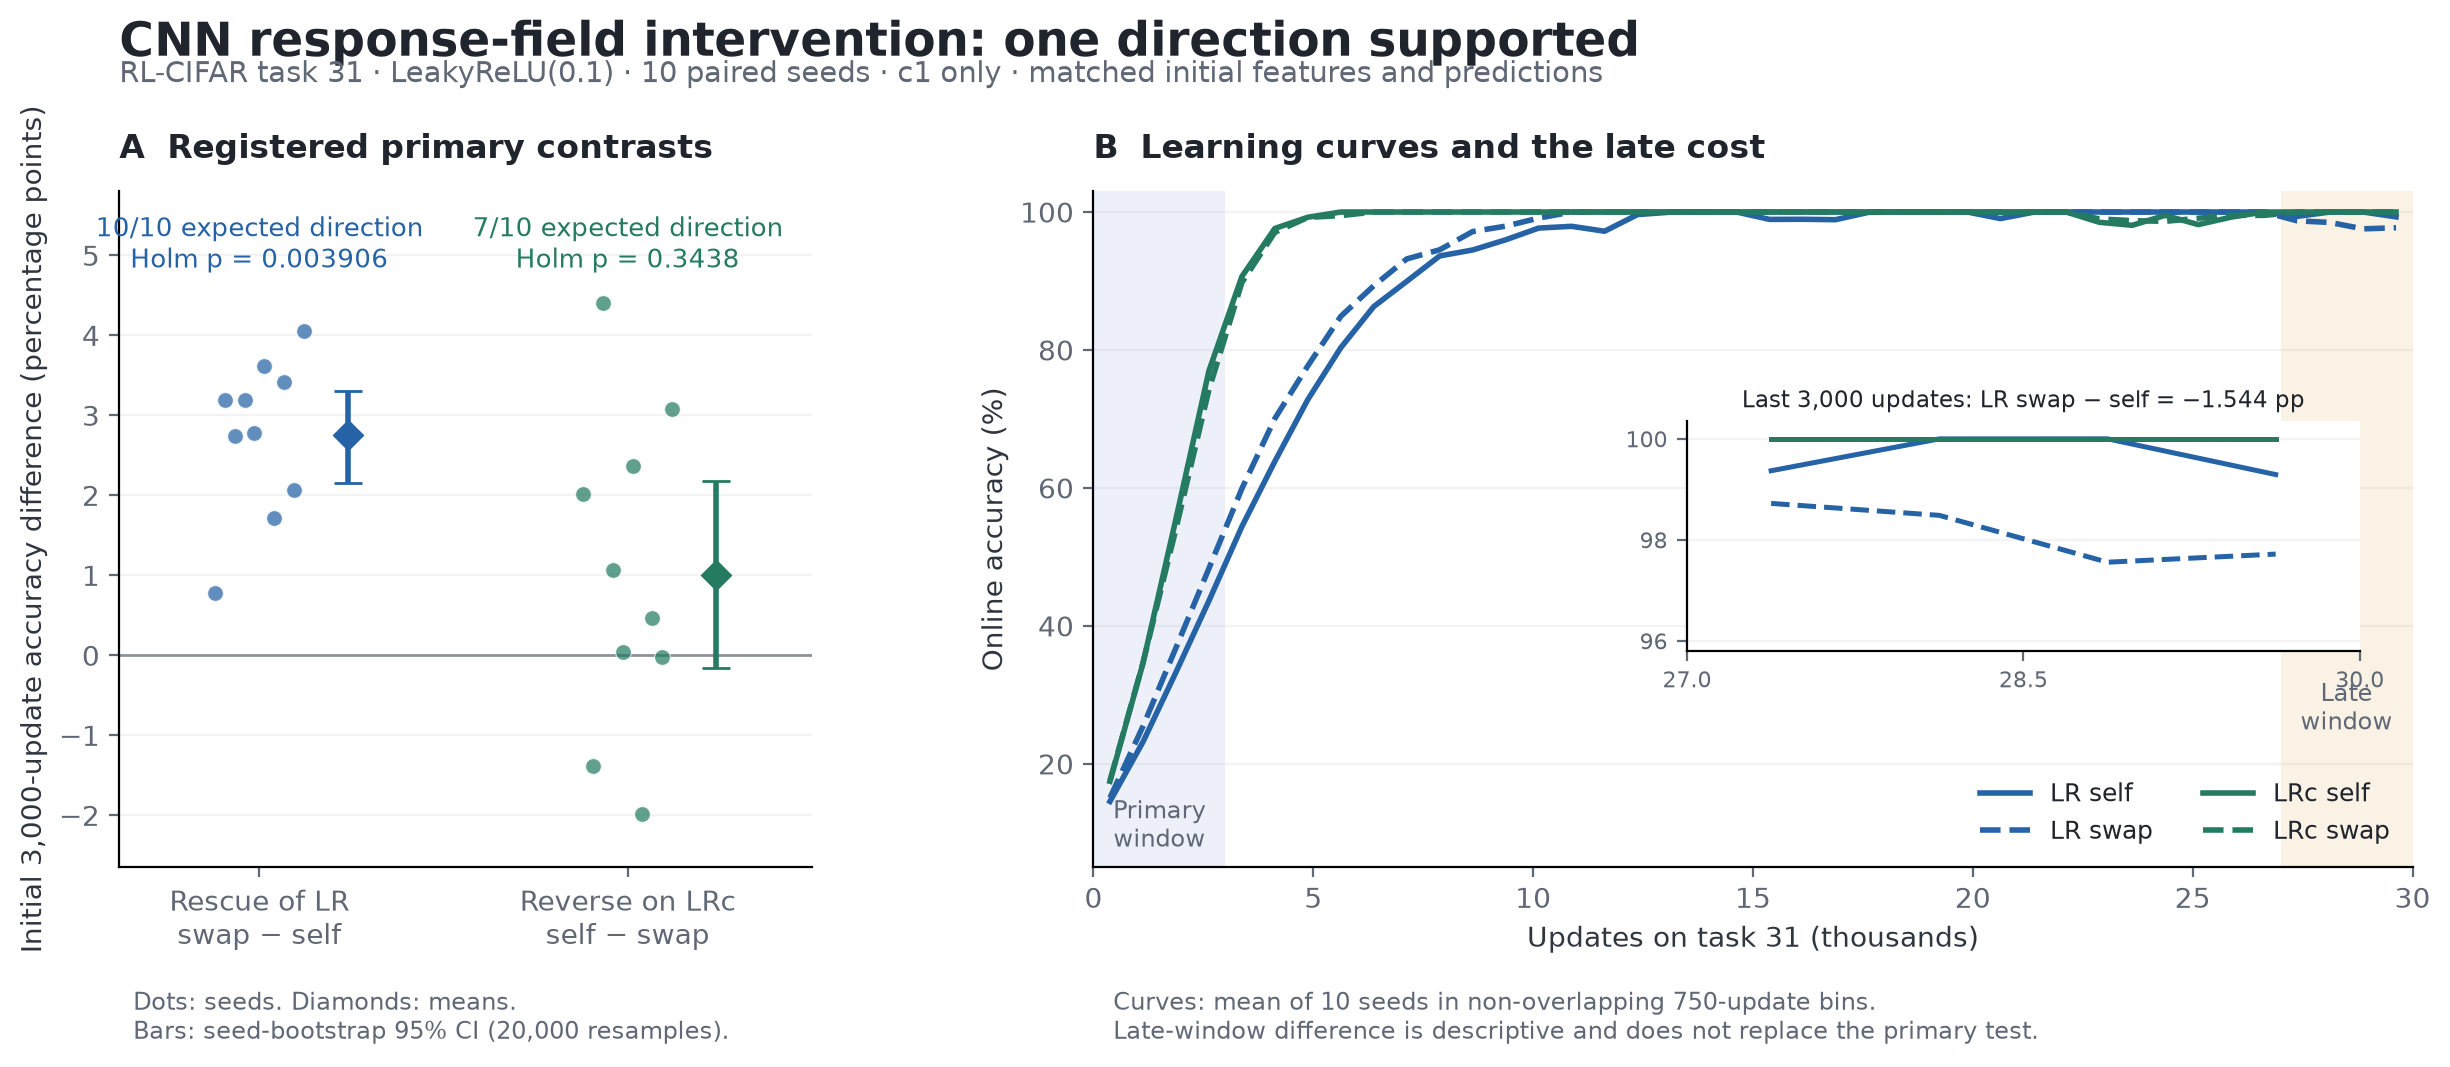

Reproduce this figure in Python.
#!/usr/bin/env python3
"""Static figure from saved CNN response outputs only; no model imports."""
from __future__ import annotations
import os
os.environ.setdefault("MPLCONFIGDIR","/tmp/matplotlib_cnn_response_1021")
import json
from pathlib import Path
import numpy as np
import matplotlib
matplotlib.use("Agg")
import matplotlib.pyplot as plt
from result_report import resolve_input

ROOT=Path(__file__).resolve().parents[2]
HERE=Path(__file__).resolve().parent
RESULTS=ROOT/"results/cnn_response_center_1021"
report=json.loads((HERE/"result_report.json").read_text())
BLUE="#2563a6";GREEN="#247b62";GRAY="#616875"
plt.rcParams.update({"font.family":"DejaVu Sans","font.size":10,"axes.spines.top":False,
                     "axes.spines.right":False,"axes.labelcolor":"#303640","text.color":"#20252d",
                     "xtick.color":GRAY,"ytick.color":GRAY,"pdf.fonttype":42})
fig,(left,right)=plt.subplots(1,2,figsize=(12.6,5.2),gridspec_kw={"width_ratios":[.84,1.6]})
fig.subplots_adjust(left=.07,right=.98,bottom=.16,top=.81,wspace=.28)
fig.suptitle("CNN response-field intervention: one direction supported",x=.07,ha="left",y=.975,fontsize=17,fontweight="bold")
fig.text(.07,.915,"RL-CIFAR task 31 · LeakyReLU(0.1) · 10 paired seeds · c1 only · matched initial features and predictions",fontsize=10.3,color=GRAY)

left.axhline(0,color=GRAY,lw=1,alpha=.7)
for x,key,color in ((0,"rescue",BLUE),(1,"reverse",GREEN)):
    q=report["primary_inference"][key]
    values=np.array([q["seed_differences"][str(s)] for s in range(10,20)])*100
    jitter=np.linspace(-.12,.12,10)
    left.scatter(x+jitter,values,c=color,s=32,alpha=.72,zorder=3,edgecolors="white",linewidths=.4)
    mean=q["mean_difference"]*100;lo,hi=np.array(q["ci95_seed_bootstrap"])*100
    left.errorbar(x+.24,mean,yerr=np.array([[mean-lo],[hi-mean]]),fmt="D",markersize=7,
                  color=color,ecolor=color,elinewidth=2,capsize=5,zorder=4)
    left.text(x,5.52,f"{q['n_positive']}/10 expected direction\nHolm p = {q['p_holm']:.4g}",ha="center",va="top",fontsize=9.2,color=color)
left.set_ylim(-2.65,5.8);left.set_xlim(-.38,1.5)
left.set_xticks([0,1],["Rescue of LR\nswap − self","Reverse on LRc\nself − swap"])
left.set_ylabel("Initial 3,000-update accuracy difference (percentage points)")
left.set_title("A  Registered primary contrasts",loc="left",fontweight="bold",pad=12)
left.grid(axis="y",alpha=.15);left.set_axisbelow(True)
left.text(.02,-.18,"Dots: seeds. Diamonds: means.\nBars: seed-bootstrap 95% CI (20,000 resamples).",transform=left.transAxes,fontsize=8.7,color=GRAY,va="top")

arms=("LR_self","LR_swap","LRc_self","LRc_swap")
colors={"LR_self":BLUE,"LR_swap":BLUE,"LRc_self":GREEN,"LRc_swap":GREEN}
styles={"LR_self":"-","LR_swap":"--","LRc_self":"-","LRc_swap":"--"}
xs=(np.arange(40)*750+375)/1000
ys={}
right.axvspan(0,3,color="#a7b5dc",alpha=.20,lw=0)
right.axvspan(27,30,color="#e8c889",alpha=.22,lw=0)
for a in arms:
    c=np.load(resolve_input(RESULTS/a/"batch_curves.npz"))
    assert c["accuracy"].shape==(10,30000)
    ys[a]=c["accuracy"].reshape(10,40,750).mean(axis=2,dtype=np.float64).mean(axis=0)*100
    right.plot(xs,ys[a],styles[a],color=colors[a],lw=2,label=a.replace("_"," "))
right.set_xlim(0,30);right.set_ylim(5,103)
right.set_xlabel("Updates on task 31 (thousands)");right.set_ylabel("Online accuracy (%)")
right.set_title("B  Learning curves and the late cost",loc="left",fontweight="bold",pad=12)
right.grid(axis="y",alpha=.15);right.set_axisbelow(True)
right.legend(loc="lower right",ncol=2,frameon=False,fontsize=9)
right.text(1.5,8,"Primary\nwindow",ha="center",fontsize=8.5,color=GRAY)
right.text(28.5,25,"Late\nwindow",ha="center",fontsize=8.5,color=GRAY)

inset=right.inset_axes([.45,.32,.51,.34])
for a in arms:
    inset.plot(xs[-4:],ys[a][-4:],styles[a],color=colors[a],lw=1.8)
inset.set_xlim(27,30);inset.set_ylim(95.8,100.35)
inset.set_xticks([27,28.5,30]);inset.set_yticks([96,98,100]);inset.tick_params(labelsize=8)
inset.grid(axis="y",alpha=.15);inset.set_title("Last 3,000 updates: LR swap − self = −1.544 pp",fontsize=8.4,pad=5)
right.text(.015,-.18,"Curves: mean of 10 seeds in non-overlapping 750-update bins.\nLate-window difference is descriptive and does not replace the primary test.",transform=right.transAxes,fontsize=8.7,color=GRAY,va="top")
for ext in ("png","pdf"):
    fig.savefig(HERE/f"result_figure.{ext}",dpi=200,facecolor="white",bbox_inches="tight")
plt.close(fig)
print(HERE/"result_figure.png")
